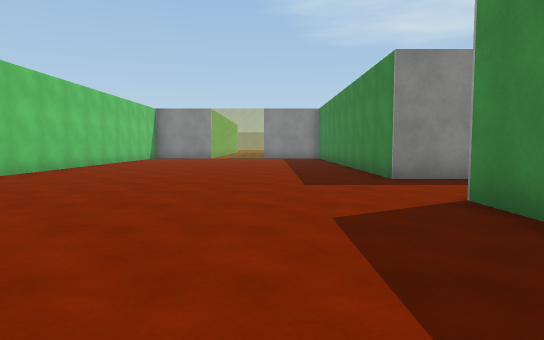
[1] (above)

21 first-person views from a walk through a 3-D level made in the Unity game engine. The camera is 1.2 m above the floor, tilts 4° down and sees 75° across. The floor is counted in squares, 2 m on a side. Each view is taken from the middle of a square. On the plan, view 1 faces up. The plan holds only what a view shows up to about 10 squares ahead; the rest is blank. The place goes on beyond the plan. The player character is not drawn. Surface patterns are stand-ins for the level's own textures.

[2]
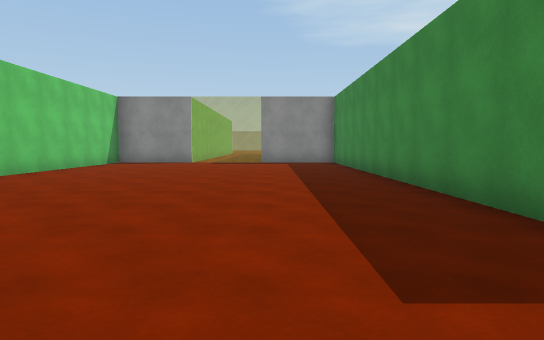

[3]
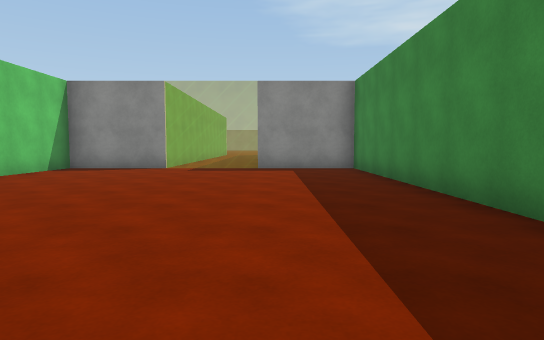

[4]
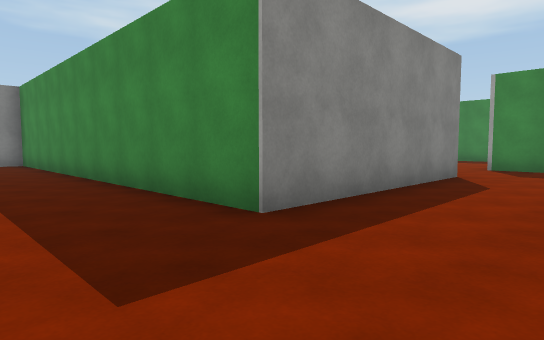

[5]
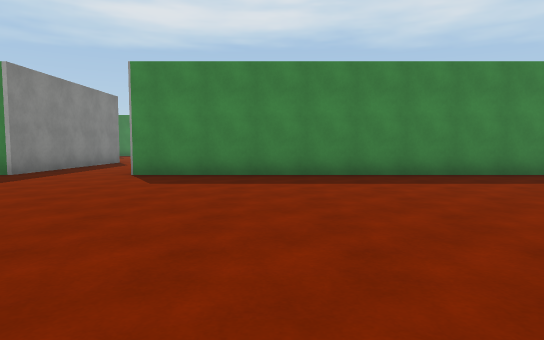

[6]
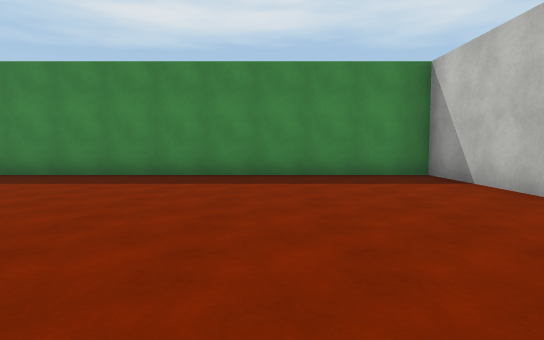

[7]
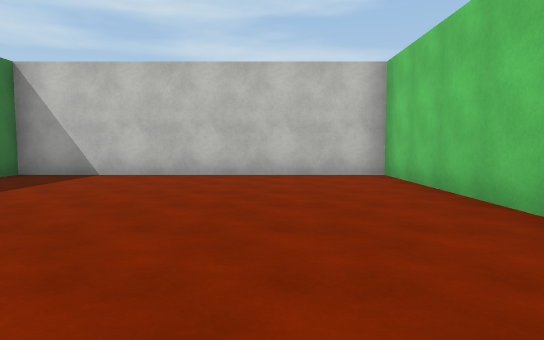

[8]
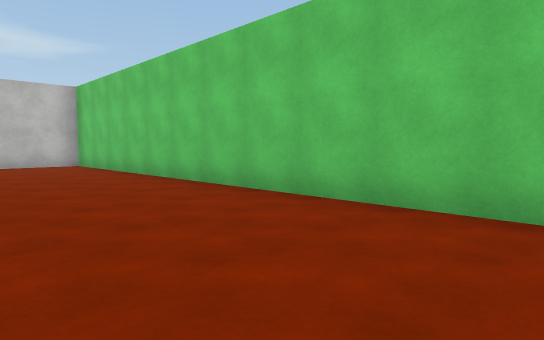

[9]
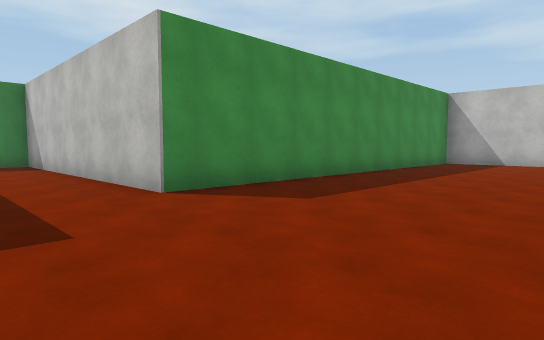

[10]
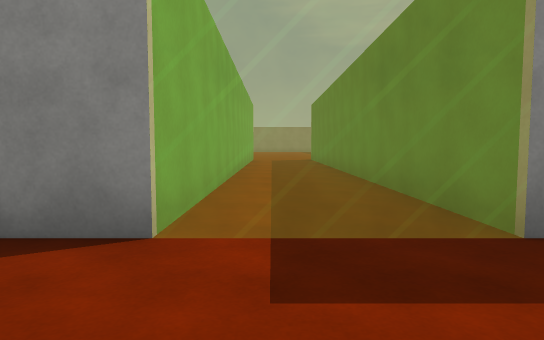

[11]
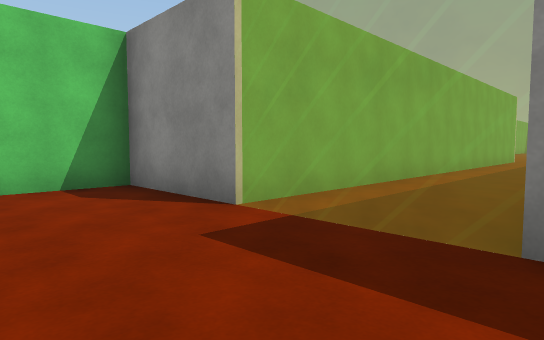

[12]
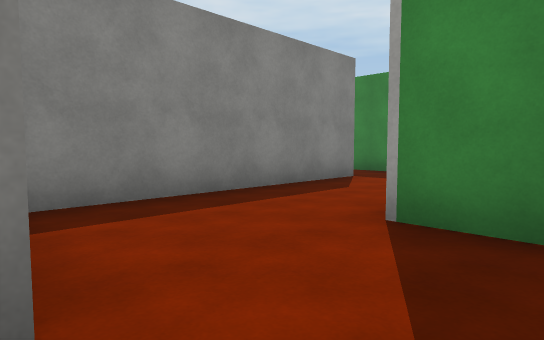

[13]
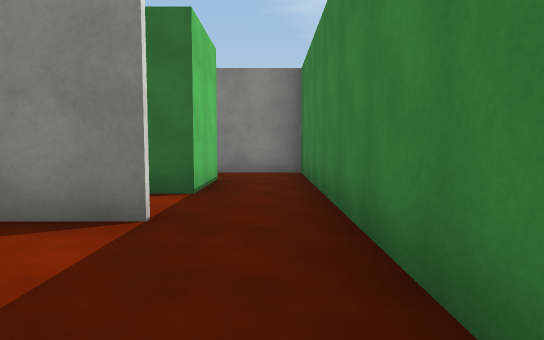

[14]
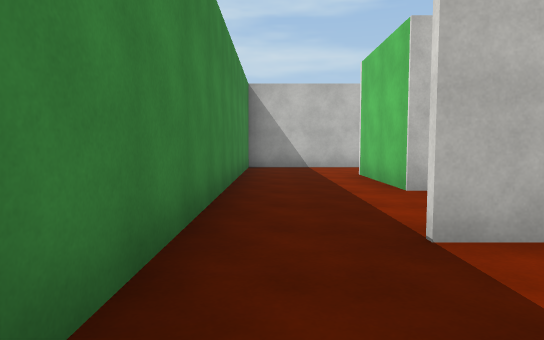

[15]
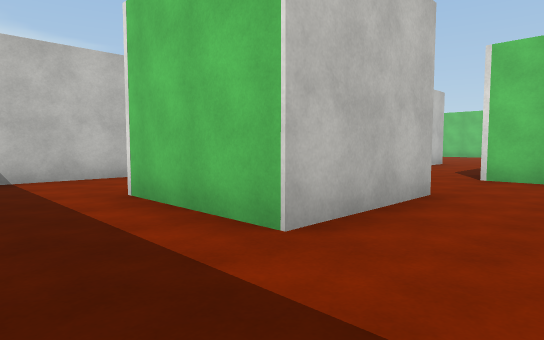

[16]
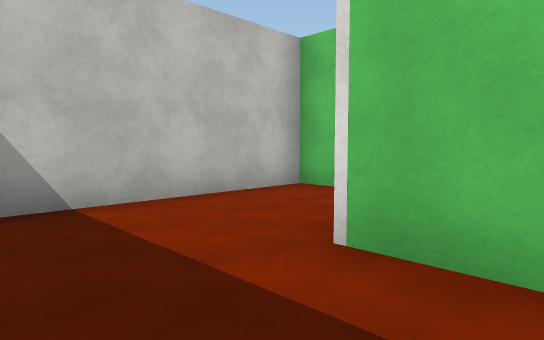

[17]
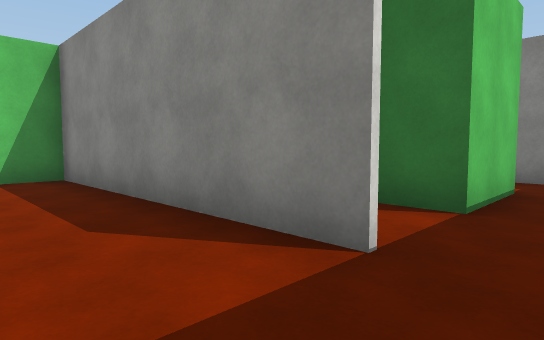

[18]
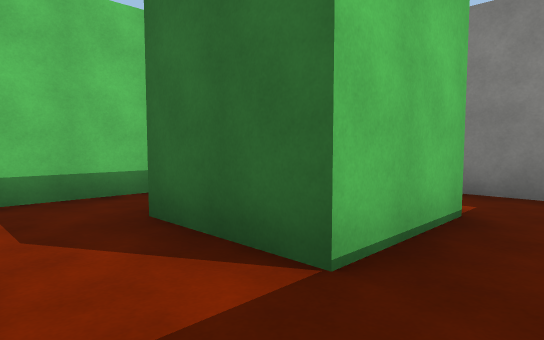

[19]
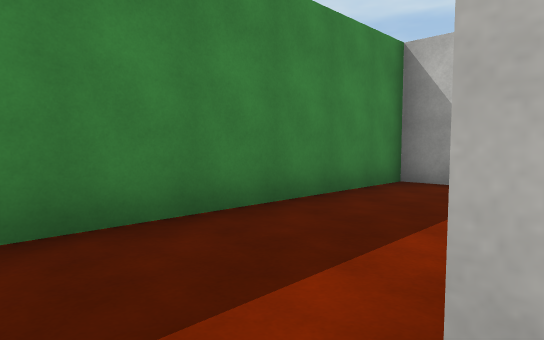

[20]
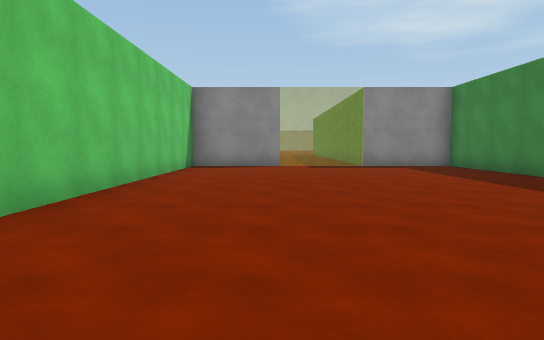

[21]
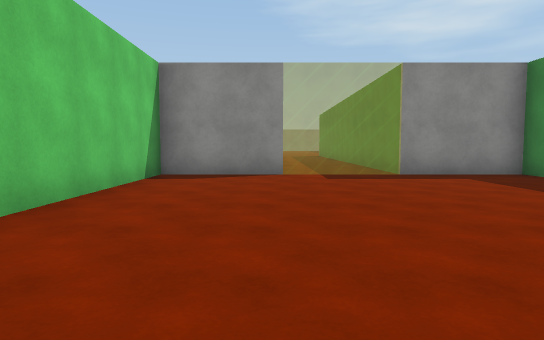

### Floor plan
Points are (right, up) in squares from view 1. A wall is a line through its corners. A room is listed if a view was taken in it or the views show most of it. See-through windows are left out.
Room 1 (views 1, 2, 3, 4, 5, 6, 7, 8, 9, 10, 11, 12, 13, 15, 16, 17, 18, 19, 20, 21)
walls: (-5.3, 4.6) (-5.3, -6.2) (2.1, -6.2) (2.1, 3.8) (9.6, 3.8) (9.6, 6.3) (12.2, 6.3) (12.2, 3.8); (9.7, 2.1) (9.7, 1.3) (14.6, 1.3) (14.6, 9.6); (-2.8, 16.3) (-5.3, 16.3) (-5.3, 6.9); (13.1, 8.8) (7.2, 8.8) (7.2, 6.3) (2.1, 6.3) (2.1, 16.3) (-0.4, 16.3)
ways out: opening at (14, 9) to room 2
Room 2 (view 14)
walls: (14.6, 9.6) (14.6, 12.6); (13, 12.2) (13, 10.4)
ways out: opening at (14, 9) to room 1; opening at (12.5, 10) to room 3; opening at (14, 11.5) to room 4
Room 3 (no view inside)
walls: (12.2, 8.8) (13.1, 8.8); (9.7, 11.1) (9.7, 9.5); (13, 10.4) (11.1, 10.4)
ways out: opening at (12.5, 10) to room 2; opening at (10.5, 11)
Room 4 (no view inside)
walls: (14.6, 12.6) (14.6, 13.8) (13.4, 13.8)
ways out: opening at (14, 11.5) to room 2; opening at (12.5, 13)

Positions as (right, up) in squares from view 1, and headings:
1: (0, 0), facing up
2: (0, 4), facing up
3: (0, 7), facing up
4: (0, 4), facing up-right
5: (-5, 1), facing right
6: (-5, -3), facing right
7: (-3, 1), facing down
8: (-2, 5), facing down-left
9: (-2, 6), facing down-right
10: (-2, 14), facing up
11: (0, 14), facing up-left
12: (7, 5), facing up-right
13: (14, 6), facing up
14: (14, 11), facing down
15: (14, 8), facing down-left
16: (14, 5), facing down-left
17: (14, 7), facing up-left
18: (14, 9), facing up-left
19: (12, 7), facing down-right
20: (-3, 6), facing up
21: (-3, 9), facing up
